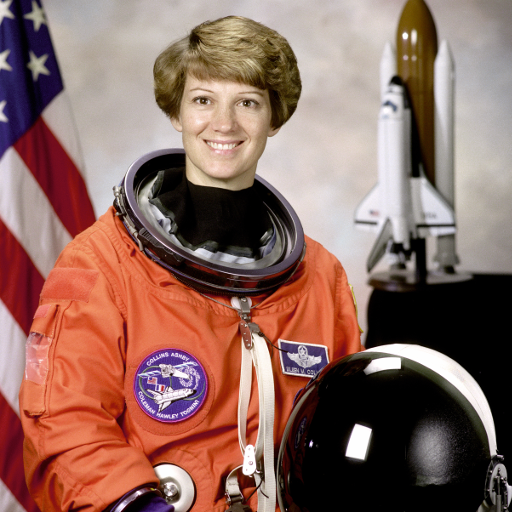
#> input picture Apoio/PL05/imgs/astronaut.png, 512 x 512 px
$ python IP_2Core09_Canny.py
#> lines starting #> are read from the running program, lines starting #| are printed output that depends on the picture
#!uv run
# /// script
# requires-python = ">=3.12"
# dependencies = ["numpy", "opencv-python>=5.0,<6"]
# ///
# Correr com: uv run exemplos/IP_2Core09_Canny.py   (na pasta do PL05.zip)
# Contornos com o cv.Canny.

import cv2 as cv
from pathlib import Path

# A pasta do zip (a que tem exemplos/, imgs/ e videos/), a partir deste ficheiro: o programa encontra as
# imagens corra de onde correr, em Windows, macOS ou Linux.
PASTA = Path(__file__).resolve().parent.parent

img = cv.imread(str(PASTA / "imgs" / "astronaut.png"))
#> img is the input picture: shape (512, 512, 3); mean B, G, R 96.5, 105.8, 141.6
img = cv.cvtColor(img, cv.COLOR_BGR2GRAY)
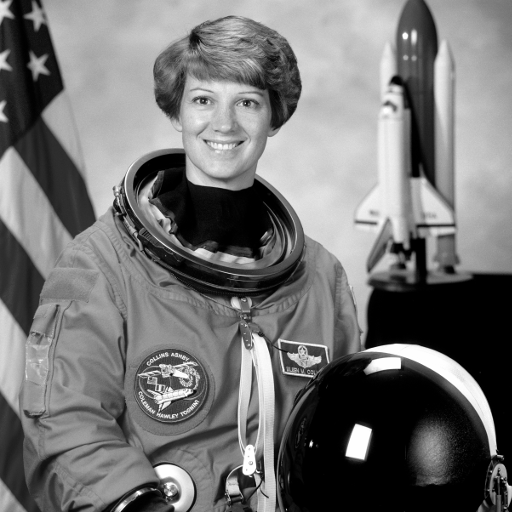
#> img: shape (512, 512); min 0, max 255, mean 115.4

edges = cv.Canny(img, threshold1=50, threshold2=250)
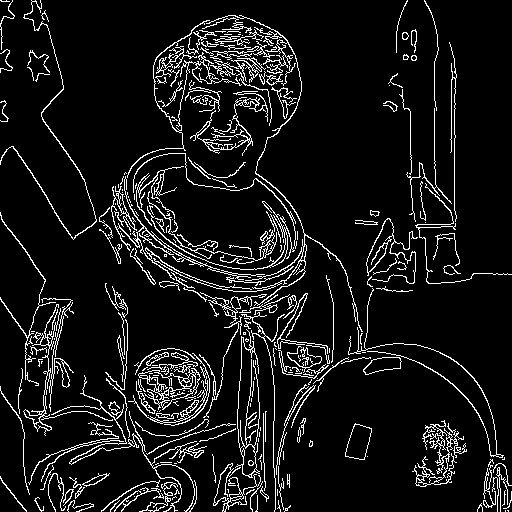
#> edges: shape (512, 512); 8.8% white in thin lines or dots

# Side by side comparison
compare = cv.hconcat([img, edges])
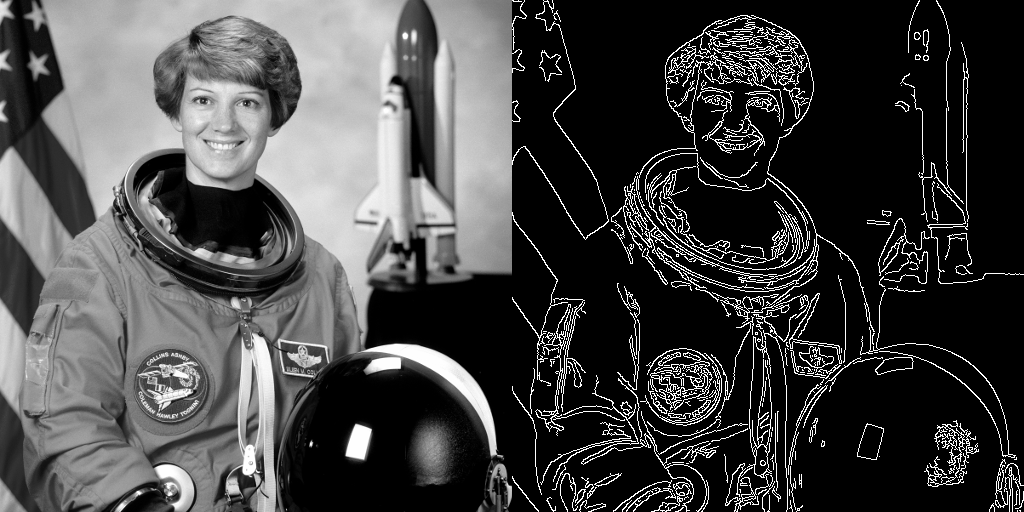
#> compare: shape (512, 1024); min 0, max 255, mean 68.9
# OR compare = np.concatenate((img, edges), axis=1)

cv.imshow("Comparison", compare)
cv.waitKey(0)

$ run again, with Apoio/PL05/imgs/jewelry.png copied over Apoio/PL05/imgs/astronaut.png
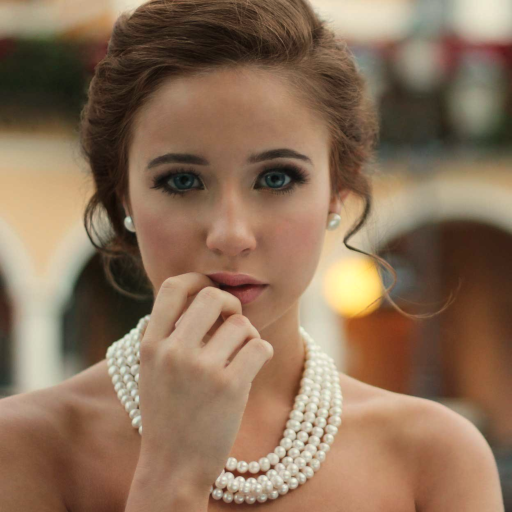
#> input picture Apoio/PL05/imgs/jewelry.png, 512 x 512 px
#> img is the input picture: shape (512, 512, 3); mean B, G, R 88.3, 111.9, 139.3
#> img: shape (512, 512)
#> `edges = cv.Canny(img, threshold1=50, threshold2=250)`:
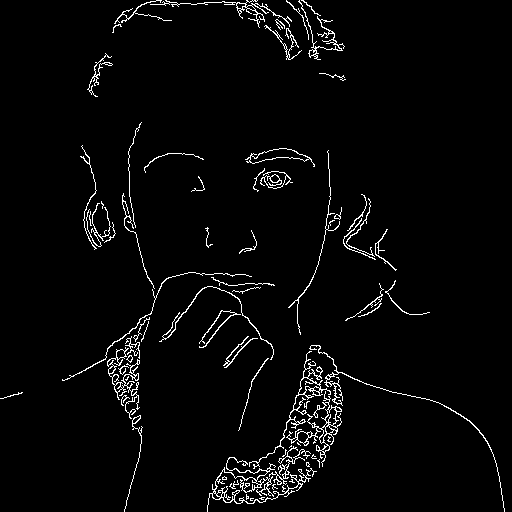
#> edges: shape (512, 512); 3.1% white in thin lines or dots
#> `compare = cv.hconcat([img, edges])`:
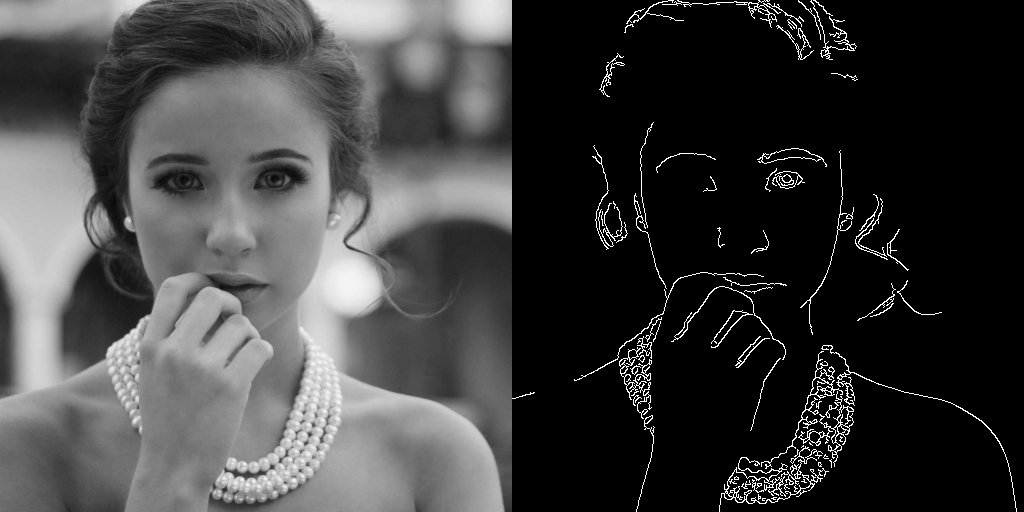
#> compare: shape (512, 1024); min 0, max 255, mean 62.6
